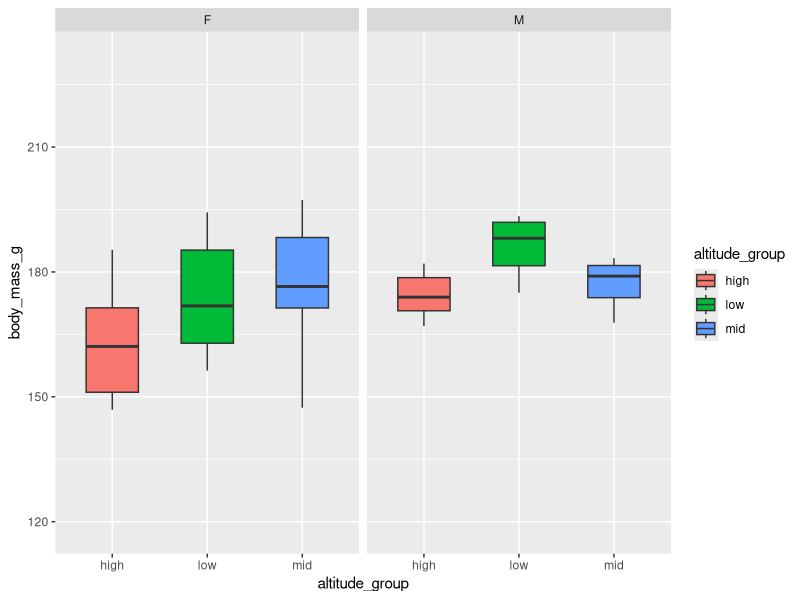

R code for this plot:
library(readr); library(ggplot2)
pika <- read_csv(here::here("assets/data/pika_physiology.csv"),
                 show_col_types = FALSE)
p <- ggplot(pika, aes(altitude_group, body_mass_g, fill = altitude_group)) +
  geom_boxplot(width = .55, outlier.shape = NA) +
  facet_wrap(~sex, nrow = 1)
length(unique(p$data$sex))
class(p$facet)
